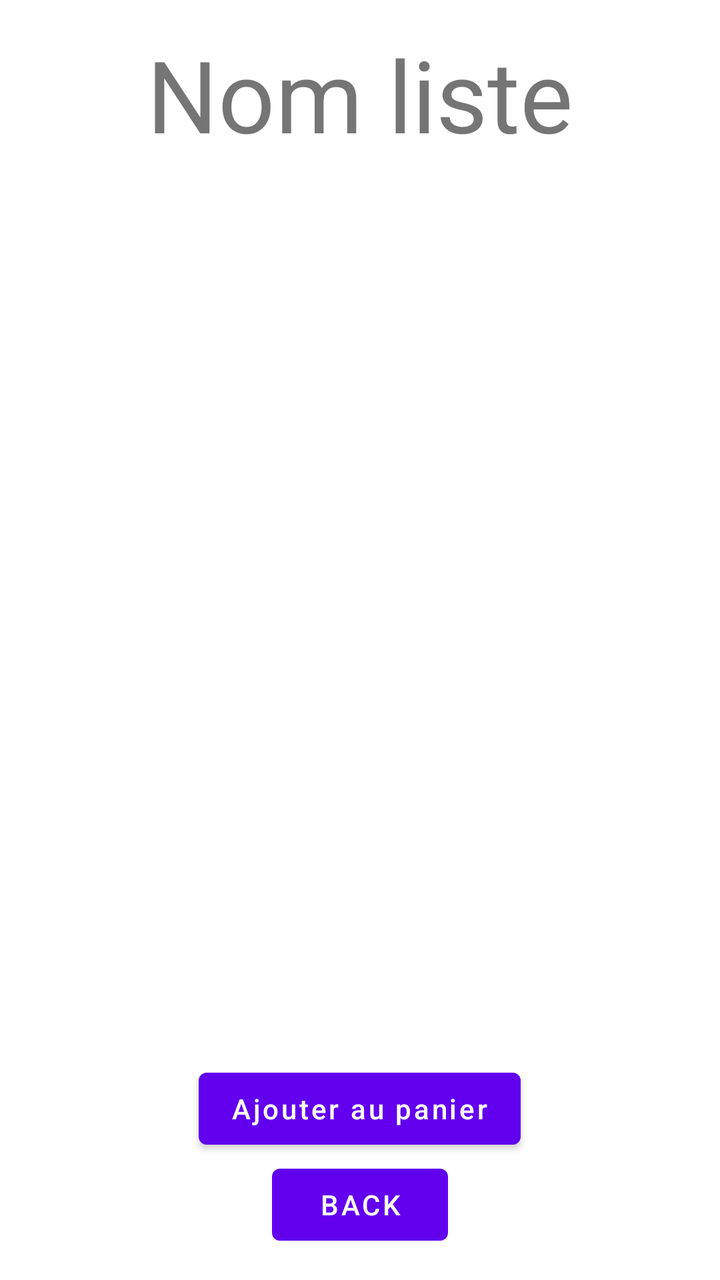
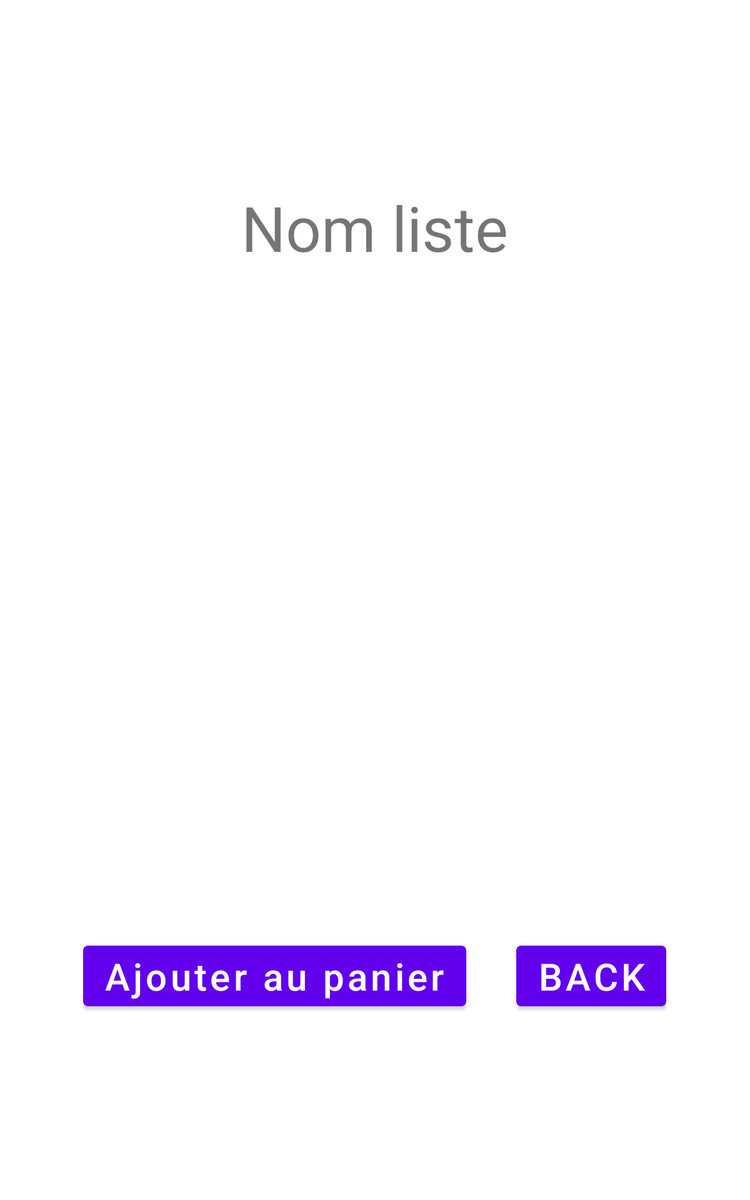

One screen, two layout resources from the same app: the default and the repository's alternative for another configuration. Each is rendered where Android would select it; the XML of both is given below.
<!-- AndroidManifest.xml: application theme Theme.Aliments -->
<!-- res/layout/activity_detail_course_preferee.xml -->
<?xml version="1.0" encoding="utf-8"?>
<LinearLayout
    xmlns:android="http://schemas.android.com/apk/res/android"
    android:orientation="vertical"
    xmlns:tools="http://schemas.android.com/tools"
    android:layout_width="match_parent"
    android:layout_height="match_parent"
    android:gravity="center"
    tools:context=".vues.DetailCoursePreferee">

    <TextView
        android:id="@+id/nameListe"
        android:layout_width="wrap_content"
        android:layout_height="wrap_content"
        android:textSize="@dimen/textSize"
        android:text="Nom liste"
        android:gravity="center"></TextView>

    <GridView
        android:id="@+id/listeAliments"
        android:layout_width="wrap_content"
        android:layout_height="450dp"
        android:numColumns="1"></GridView>

    <Button
        android:id="@+id/boutonAjoutPanier"
        android:layout_width="wrap_content"
        android:layout_height="wrap_content"
        android:textAllCaps="false"
        android:text="Ajouter au panier" />

    <Button
        android:id="@+id/boutonRetouner"
        android:layout_width="wrap_content"
        android:layout_height="wrap_content"
        android:text="Back"></Button>
</LinearLayout>
<!-- resources referenced by this layout -->
<resources>
  <dimen name="textSize">50dp</dimen>
  <style name="Theme.Aliments" parent="Theme.MaterialComponents.DayNight.DarkActionBar">
          
          <item name="colorPrimary">@color/purple_500</item>
          <item name="colorPrimaryVariant">@color/purple_700</item>
          <item name="colorOnPrimary">@color/white</item>
          
          <item name="colorSecondary">@color/teal_200</item>
          <item name="colorSecondaryVariant">@color/teal_700</item>
          <item name="colorOnSecondary">@color/black</item>
          
          <item name="android:statusBarColor" tools:targetApi="l">?attr/colorPrimaryVariant</item>
          
      </style>
</resources>
<!-- res/layout-sw600dp/activity_detail_course_preferee.xml (the repository's variant of the layout above) -->
<!-- drawn on a 7-inch tablet held upright -->
<?xml version="1.0" encoding="utf-8"?>
<LinearLayout
    xmlns:android="http://schemas.android.com/apk/res/android"
    android:orientation="vertical"
    xmlns:tools="http://schemas.android.com/tools"
    android:layout_width="match_parent"
    android:layout_height="match_parent"
    android:gravity="center"
    tools:context=".vues.DetailCoursePreferee">

    <TextView
        android:id="@+id/nameListe"
        android:layout_width="wrap_content"
        android:layout_height="wrap_content"
        android:gravity="center"
        android:text="Nom liste"
        android:textSize="@dimen/textSize"></TextView>

    <GridView
        android:id="@+id/listeAliments"
        android:layout_width="734dp"
        android:layout_height="515dp"
        android:numColumns="2"></GridView>
<LinearLayout
    android:layout_marginTop="20dp"
    android:layout_width="wrap_content"
    android:layout_height="wrap_content"
    android:orientation="horizontal">
    <Button
        android:id="@+id/boutonAjoutPanier"
        android:layout_width="wrap_content"
        android:layout_height="wrap_content"
        android:textAllCaps="false"
        android:textSize="30sp"
        android:text="Ajouter au panier" />

    <Button
        android:layout_marginLeft="40dp"
        android:id="@+id/boutonRetouner"
        android:layout_width="wrap_content"
        android:layout_height="wrap_content"
        android:textSize="30sp"
        android:text="Back"></Button>
</LinearLayout>
</LinearLayout>
